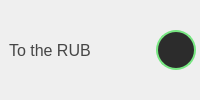
                      <widget class="QFrame" name="frame_btn_Information">
                       <property name="minimumSize">
                        <size>
                         <width>0</width>
                         <height>40</height>
                        </size>
                       </property>
                       <property name="maximumSize">
                        <size>
                         <width>16777215</width>
                         <height>16777215</height>
                        </size>
                       </property>
                       <property name="styleSheet">
                        <string notr="true"/>
                       </property>
                       <property name="frameShape">
                        <enum>QFrame::NoFrame</enum>
                       </property>
                       <property name="frameShadow">
                        <enum>QFrame::Sunken</enum>
                       </property>
                       <property name="lineWidth">
                        <number>0</number>
                       </property>
                       <layout class="QHBoxLayout" name="horizontalLayout_4">
                        <property name="spacing">
                         <number>0</number>
                        </property>
                        <property name="leftMargin">
                         <number>0</number>
                        </property>
                        <property name="topMargin">
                         <number>0</number>
                        </property>
                        <property name="rightMargin">
                         <number>4</number>
                        </property>
                        <property name="bottomMargin">
                         <number>0</number>
                        </property>
                        <item>
                         <widget class="QFrame" name="frame_top_btn_information">
                          <property name="minimumSize">
                           <size>
                            <width>0</width>
                            <height>40</height>
                           </size>
                          </property>
                          <property name="maximumSize">
                           <size>
                            <width>16777215</width>
                            <height>16777215</height>
                           </size>
                          </property>
                          <property name="layoutDirection">
                           <enum>Qt::LeftToRight</enum>
                          </property>
                          <property name="autoFillBackground">
                           <bool>false</bool>
                          </property>
                          <property name="frameShape">
                           <enum>QFrame::NoFrame</enum>
                          </property>
                          <property name="frameShadow">
                           <enum>QFrame::Sunken</enum>
                          </property>
                          <layout class="QVBoxLayout" name="verticalLayout_32">
                           <item>
                            <widget class="QLabel" name="label_TO_THE_RUB">
                             <property name="font">
                              <font>
                               <family>Segoe UI</family>
                               <pointsize>12</pointsize>
                              </font>
                             </property>
                             <property name="styleSheet">
                              <string notr="true">color: rgb(70, 70, 70);
</string>
                             </property>
                             <property name="text">
                              <string>To the RUB</string>
                             </property>
                            </widget>
                           </item>
                          </layout>
                         </widget>
                        </item>
                        <item>
                         <widget class="QPushButton" name="btn_Information">
                          <property name="minimumSize">
                           <size>
                            <width>0</width>
                            <height>40</height>
                           </size>
                          </property>
                          <property name="maximumSize">
                           <size>
                            <width>40</width>
                            <height>40</height>
                           </size>
                          </property>
                          <property name="styleSheet">
                           <string notr="true">QPushButton {
	border-radius: 20%;
	border: 2px solid rgb(120, 230, 130);
	background-color:rgb(44, 44, 44);
	padding-left: 1px;
	padding-bottom: -1.5px;
}

QPushButton:hover {
	background-color: rgb(120, 230, 130);
}

QPushButton:pressed {
	background-color:  rgb(177, 244, 92)
}

</string>
                          </property>
                          <property name="text">
                           <string/>
                          </property>
                          <property name="icon">
                           <iconset>
                            <normaloff>icons/flag.png</normaloff>icons/flag.png</iconset>
                          </property>
                         </widget>
                        </item>
                       </layout>
                      </widget>
